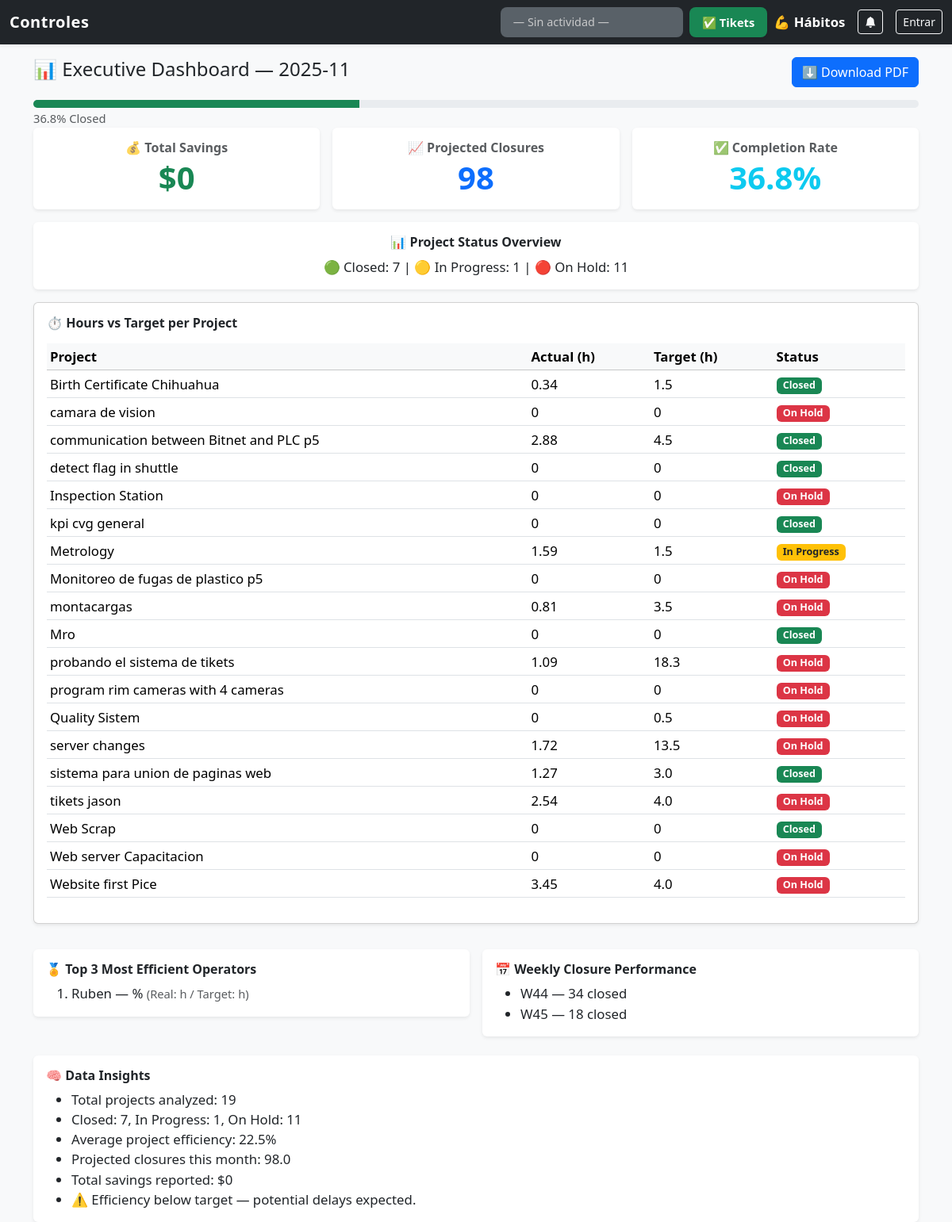
Screenshot of /reports/exec with the database file from the repository.
### tables this page shows
CREATE TABLE projects (id INTEGER PRIMARY KEY AUTOINCREMENT, nombre TEXT NOT NULL, numero_de_queja TEXT UNIQUE NOT NULL, sitio TEXT NOT NULL, prioridad TEXT NOT NULL, status TEXT NOT NULL CHECK (status IN ('Planeado', 'Detenido', 'Trabajando', 'Cerrado')), fecha_apertura TEXT NOT NULL, fecha_cierre TEXT, comentarios TEXT, ahorro REAL DEFAULT 0, gasto REAL DEFAULT 0);

### routes/reports_routes.py (the view)
@reports_bp.route("/reports/exec")
def exec_monthly_view():
    today = date.today()
    year = int(request.args.get("year", today.year))
    month = int(request.args.get("month", today.month))
    metrics = get_exec_metrics(get_db(current_app), year, month)
    return render_template("reports_exec.html", metrics=metrics)

### models/db.py (called while the page is built, shortened)
def resolve_database_path(app):
    if app and app.config.get("DATABASE"):
        return app.config["DATABASE"]

def get_db(app):
    if "db" not in g:
        db_path = resolve_database_path(app)
        os.makedirs(os.path.dirname(db_path), exist_ok=True)
        g.db = sqlite3.connect(db_path, check_same_thread=False)
        g.db.row_factory = sqlite3.Row
    return g.db

### templates/reports_exec.html (shortened to what this page needs)
{% extends "base.html" %}
{% block content %}
<div class="d-flex justify-content-between align-items-center mb-3">
    <h4>📊 Executive Dashboard — {{ metrics.period.year }}-{{ "%02d"|format(metrics.period.month) }}</h4>
    <a class="btn btn-primary"
        href="{{ url_for('reports.exec_monthly_pdf', year=metrics.period.year, month=metrics.period.month) }}">
        ⬇️ Download PDF
    </a>
</div>
<div class="progress mt-2" style="height: 10px;">
    <div class="progress-bar bg-success" role="progressbar" style="width: {{ metrics.projects_closed_pct }}%;"></div>
</div>
<small class="text-muted">{{ metrics.projects_closed_pct }}% Closed</small>
<div class="row g-3 mb-3">
    <div class="col-md-4">
        <div class="card shadow-sm border-0 p-3 text-center">
            <h6 class="fw-bold text-muted mb-1">💰 Total Savings</h6>
            <div class="display-6 fw-bold text-success">${{ metrics.ahorro_total }}</div>
        </div>
    </div>
    <div class="col-md-4">
        <div class="card shadow-sm border-0 p-3 text-center">
            <h6 class="fw-bold text-muted mb-1">📈 Projected Closures</h6>
            <div class="display-6 fw-bold text-primary">{{ metrics.proj_cierre_mes }}</div>
        </div>
    </div>
    <div class="col-md-4">
        <div class="card shadow-sm border-0 p-3 text-center">
            <h6 class="fw-bold text-muted mb-1">✅ Completion Rate</h6>
            <div class="display-6 fw-bold text-info">{{ metrics.projects_closed_pct }}%</div>
        </div>
    </div>
</div>
<div class="card shadow-sm border-0 mt-3">
    <div class="card-body text-center">
        <h6 class="fw-bold mb-2">📊 Project Status Overview</h6>
        <p class="mb-0">
            🟢 Closed: {{ metrics.projects_closed }} |
            🟡 In Progress: {{ metrics.projects_working }} |
            🔴 On Hold: {{ metrics.projects_stopped }}
        </p>
    </div>
</div>
<div class="card shadow-sm mt-3">
    <div class="card-body">
        <h6 class="fw-bold mb-3">⏱ Hours vs Target per Project</h6>
        <div class="table-responsive">
            <table class="table table-sm table-hover align-middle">
                <thead class="table-light">
                    <tr>
                        <th>Project</th>
                        <th>Actual (h)</th>
                        <th>Target (h)</th>
                        <th>Status</th>
                    </tr>
                </thead>
                <tbody>
                    {% for r in metrics.hours_by_project %}
                    <tr>
                        <td>{{ r.project }}</td>
                        <td>{{ r.actual_hours }}</td>
                        <td>{{ r.target_hours }}</td>
                        <td><span class="badge {{ r.badge }}">{{ r.status }}</span></td>
                    </tr>
                    {% endfor %}
                </tbody>
            </table>
        </div>
    </div>
</div>
<div class="row g-3 mt-3">
    <div class="col-md-6">
        <div class="card shadow-sm border-0">
            <div class="card-body">
                <h6 class="fw-bold mb-2">🏅 Top 3 Most Efficient Operators</h6>
                {% if metrics.top_operators %}
                <ol class="mb-0">
                    {% for u in metrics.top_operators %}
                    <li>{{ u.username }} — {{ u.eficiencia_pct }}%
                        <small class="text-muted">(Real: {{ u.horas_reales }}h / Target: {{ u.horas_objetivo
                            }}h)</small>
                    </li>
                    {% endfor %}
                </ol>
                {% else %}
                <em>No operator data available.</em>
                {% endif %}
            </div>
        </div>
    </div>
    <div class="col-md-6">
        <div class="card shadow-sm border-0">
            <div class="card-body">
                <h6 class="fw-bold mb-2">📅 Weekly Closure Performance</h6>
                {% if metrics.closed_by_week %}
                <ul class="mb-0">
                    {% for w in metrics.closed_by_week %}
                    <li>{{ w.week_label }} — {{ w.cerrados }} closed</li>
                    {% endfor %}
                </ul>
                {% else %}
                <em>No closures during this period.</em>
                {% endif %}
            </div>
        </div>
    </div>
</div>
<div class="card shadow-sm border-0 mt-4">
    <div class="card-body">
        <h6 class="fw-bold mb-2">🧠 Data Insights</h6>
        <ul class="mb-0">
            {% for insight in metrics.data_insights %}
            <li>{{ insight }}</li>
            {% endfor %}
        </ul>
    </div>
</div>
{% endblock %}

### templates/base.html (style rules this page uses)
body { background-color: #f8f9fa; font-size: 1.05rem; touch-action: manipulation; }

### rows the page displays
projects: project "Birth Certificate Chihuahua", actual_hours "0.34", target_hours "1.5", status "Closed"
projects: project "camara de vision", actual_hours "0", target_hours "0", status "On Hold"
projects: project "communication between Bitnet and PLC p5", actual_hours "2.88", target_hours "4.5", status "Closed"
projects: project "detect flag in shuttle", actual_hours "0", target_hours "0", status "Closed"
projects: project "Inspection Station", actual_hours "0", target_hours "0", status "On Hold"
projects: project "kpi cvg general", actual_hours "0", target_hours "0", status "Closed"
projects: project "Metrology", actual_hours "1.59", target_hours "1.5", status "In Progress"
projects: project "Monitoreo de fugas de plastico p5", actual_hours "0", target_hours "0", status "On Hold"
projects: project "montacargas", actual_hours "0.81", target_hours "3.5", status "On Hold"
projects: project "Mro", actual_hours "0", target_hours "0", status "Closed"
projects: project "probando el sistema de tikets", actual_hours "1.09", target_hours "18.3", status "On Hold"
projects: project "program rim cameras with 4 cameras", actual_hours "0", target_hours "0", status "On Hold"
projects: project "Quality Sistem", actual_hours "0", target_hours "0.5", status "On Hold"
projects: project "server changes", actual_hours "1.72", target_hours "13.5", status "On Hold"
projects: project "sistema para union de paginas web", actual_hours "1.27", target_hours "3.0", status "Closed"
projects: project "tikets jason", actual_hours "2.54", target_hours "4.0", status "On Hold"
projects: project "Web Scrap", actual_hours "0", target_hours "0", status "Closed"
projects: project "Web server Capacitacion", actual_hours "0", target_hours "0", status "On Hold"
projects: project "Website first Pice", actual_hours "3.45", target_hours "4.0", status "On Hold"

### other values shown
{{ metrics.period.year }} "2025"
{{ "%02d"|format(metrics.period.month) }} "11"
{{ metrics.projects_closed_pct }} "36.8"
{{ metrics.ahorro_total }} "0"
{{ metrics.proj_cierre_mes }} "98"
{{ metrics.projects_closed }} "7"
{{ metrics.projects_working }} "1"
{{ metrics.projects_stopped }} "11"
{{ u.username }} "Ruben"
{{ w.week_label }} "W44" "W45"
{{ w.cerrados }} "34" "18"
{{ insight }} "Total projects analyzed: 19" "Closed: 7, In Progress: 1, On Hold: 11" "Average project efficiency: 22.5%" "Projected closures this month: 98.0" "Total savings reported: $0" "⚠️ Efficiency below target — potential delays expected."
